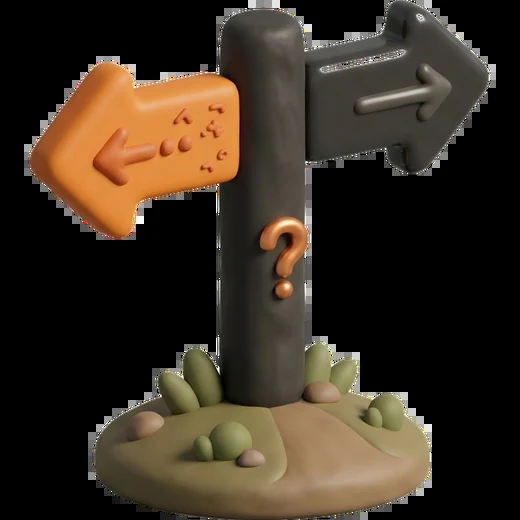
#> input picture bayna-shasha/assets/3d/choice.webp, 520 x 520 px, given in place of src.png, which was not available
$ python prep.py ../../../../bayna-shasha/assets/3d/choice.webp
#> lines starting #> are read from the running program, lines starting #| are printed output that depends on the picture; after the words box and inside, x2 and y2 are one past the last pixel; in counts of white or black regions, pixels touching at a corner belong together
import numpy as np, cv2, json
from PIL import Image
img=cv2.cvtColor(cv2.imread('src.png'),cv2.COLOR_BGR2RGB);H,W=img.shape[:2]
#> after `H, W = img.shape[:2]`: H = 520; W = 520
I=img.astype(np.int32);R,G,B=I[...,0],I[...,1],I[...,2]
#> after `R, G, B = (I[..., 0], I[..., 1], I[..., 2])`:
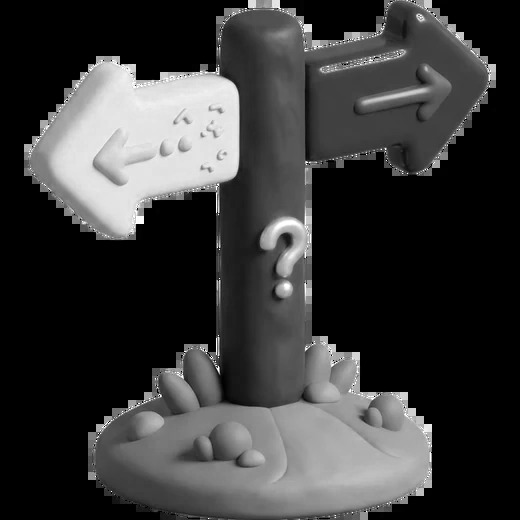
#> R: shape (520, 520) int32; min 0, max 255, mean 57.6
#> after `R, G, B = (I[..., 0], I[..., 1], I[..., 2])`:
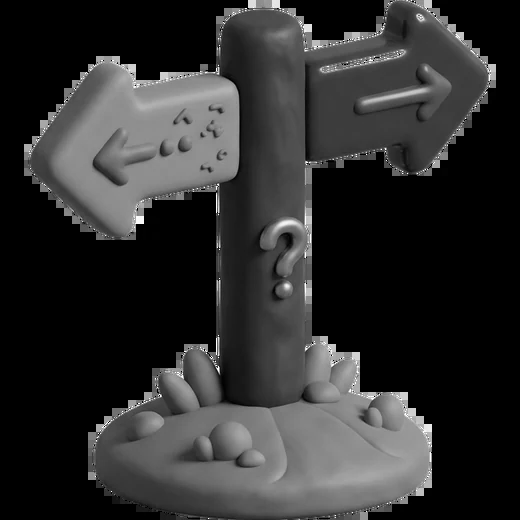
#> G: shape (520, 520) int32; min 0, max 255, mean 46.2
#> after `R, G, B = (I[..., 0], I[..., 1], I[..., 2])`:
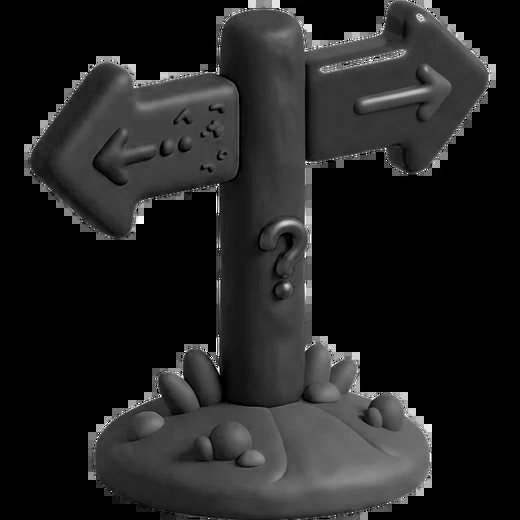
#> B: shape (520, 520) int32; min 0, max 255, mean 33.3
k=lambda n:np.ones((n,n),np.uint8)
u8=lambda m:(m>0).astype(np.uint8)*255
yellow=u8((R>185)&(G>130)&(B<110)&(R-B>100))
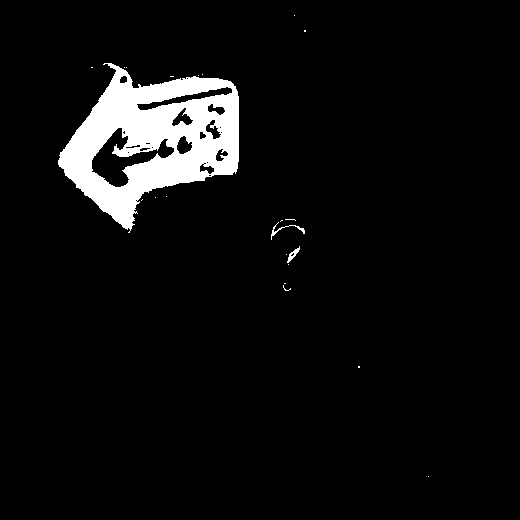
#> yellow: shape (520, 520); 5.6% white; 22 white regions (19 under 20 px), largest, box (x1, y1, x2, y2) and area: (58, 63, 239, 233) 14997, (271, 222, 305, 240) 90, (287, 246, 300, 263) 73
teal=u8((B>R+20)&(G>R+10)&(np.maximum(G,B)<200))
#> teal: shape (520, 520); every value is 0
red=u8((R>130)&(G<95)&(B<95)&(R-G>70))
#> red: shape (520, 520); 1.1% white; 48 white regions (34 under 20 px), largest, box (x1, y1, x2, y2) and area: (40, 71, 122, 235) 1719, (92, 130, 126, 186) 439, (125, 156, 153, 165) 96
cream=u8((I.min(axis=2)>165)&(R-B<75))
#> cream: shape (520, 520); 1.1% white; 467 white regions (438 under 20 px), largest, box (x1, y1, x2, y2) and area: (404, 408, 432, 444) 261, (365, 89, 424, 103) 157, (485, 64, 496, 81) 121
def close(m,n=9): return cv2.morphologyEx(m,cv2.MORPH_CLOSE,k(n))
#> called with n = 9
#> returned value: shape (520, 520); 6.4% white; 10 white regions (6 under 20 px), largest, box (x1, y1, x2, y2) and area: (58, 63, 239, 233) 16814, (271, 219, 305, 240) 231, (286, 246, 300, 265) 91, (283, 283, 291, 291) 31
yC,tC,rC=close(yellow),close(teal,11),close(red)
#> in close (call 3), `def close(m,n=9): return cv2.morphologyEx(m,cv2.MORPH_CLOSE,k(n))`: returned value: shape (520, 520); 1.2% white; 34 white regions (19 under 20 px), largest, box (x1, y1, x2, y2) and area: (40, 71, 122, 239) 1893, (92, 130, 126, 186) 497, (200, 120, 218, 138) 124
meta={}
def save(name,rgb,a,pad=3):
    a=a.astype(np.float32);a=a/255 if a.max()>1.5 else a
    ys,xs=np.where(a>0.02);x0,y0=max(0,xs.min()-pad),max(0,ys.min()-pad);x1,y1=min(W,xs.max()+pad+1),min(H,ys.max()+pad+1)
    out=np.dstack([np.clip(rgb,0,255),a*255])[y0:y1,x0:x1].astype(np.uint8)
    Image.fromarray(out,'RGBA').save(f'L/{name}.png');meta[name]=[int(x0),int(y0),int(x1-x0),int(y1-y0)]
# ---- man
man=np.array(Image.open('man_rm.png').convert('L'))
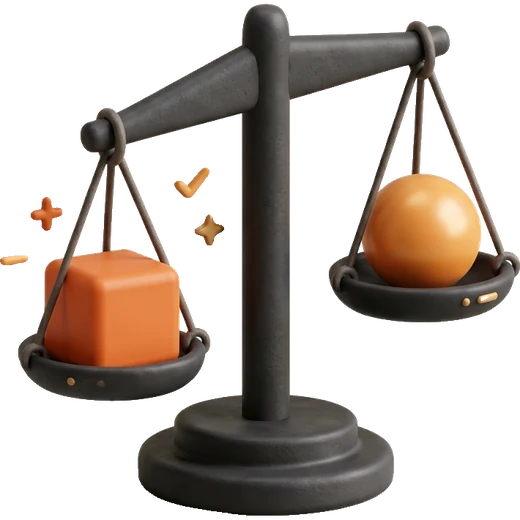
#> input picture bayna-shasha/assets/3d/comparison.webp, 520 x 520 px, given in place of man_rm.png, which was not available
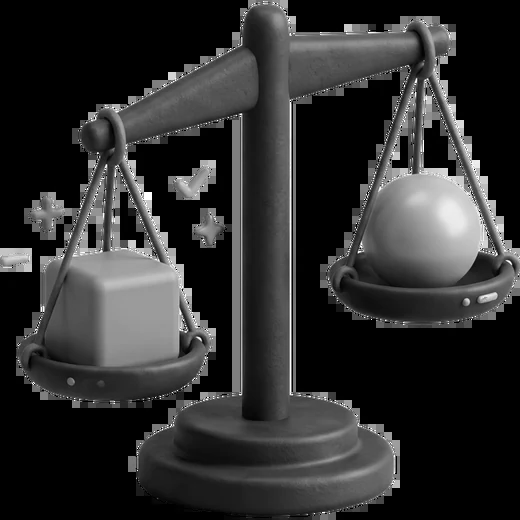
#> man: shape (520, 520); min 0, max 255, mean 46.9
bot=np.zeros((H,W),np.uint8);bot[1175:]=255
nY,lY=cv2.connectedComponents(yC);bgYBL=u8(lY==lY[1050,60])
#> after `nY, lY = cv2.connectedComponents(yC)`:
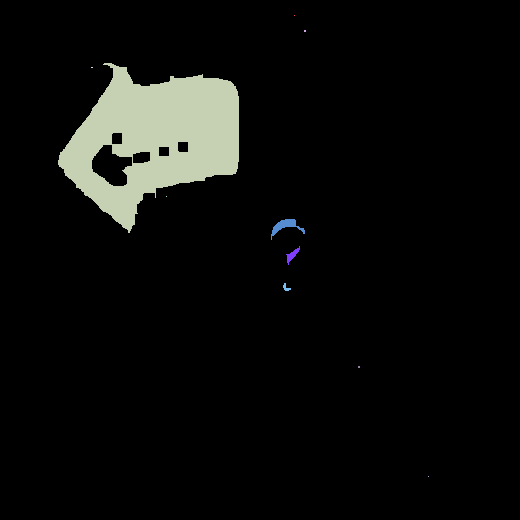
#> lY: shape (520, 520) int32; 11 distinct labels, from 0 to 10; one colour per label, 0 black
#> after `nY, lY = cv2.connectedComponents(yC)`: nY = 11
#> (the run stopped early here; a loop or call above may not have finished)
